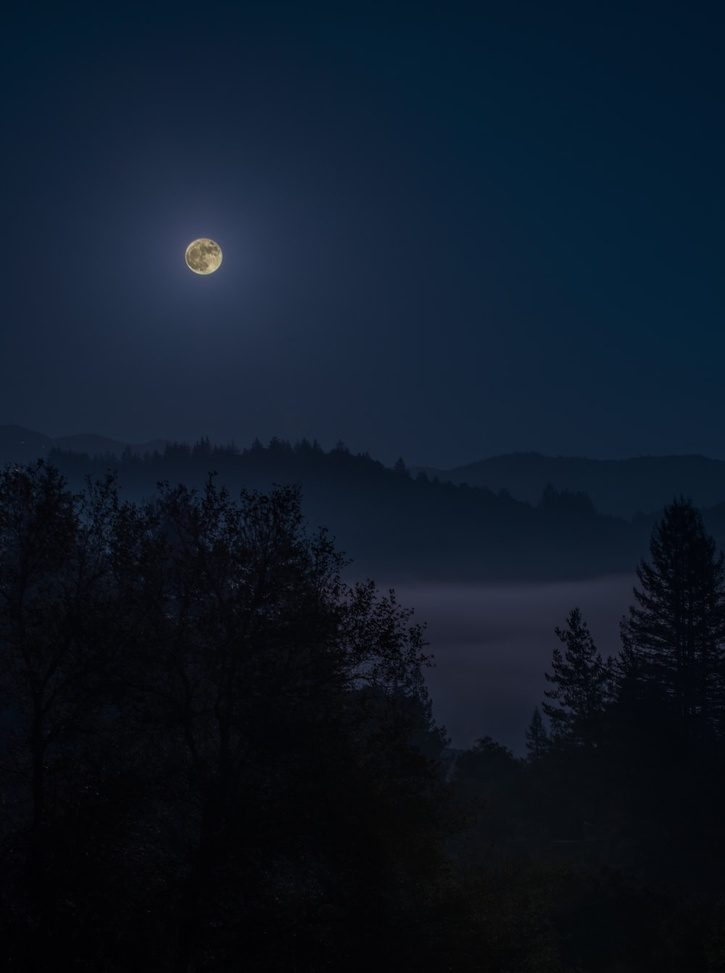
#> input picture photo1.jpeg, 725 x 973 px, shrunk from 1000 x 1342 before the run
$ jupyter execute --allow-errors '05_01_Earth_Dina Lestari.ipynb'
#> lines starting #> are read from the running program, lines starting #| are printed output that depends on the picture
# Assignment Ch. 5 - Computer Vision [Case #1]
Startup Campus, Indonesia - `Artificial Intelligence Track`
* Dataset: -
* Libraries: Scikit-image, OpenCV, Numpy, Matplotlib
* Objective: Digital Image Processing

`PREREQUISITE` All modules (with their suitable versions) are installed properly.
<br>`TASK` Complete the notebook cell's code marked with <b>#TODO</b> comment.
<br>`TARGET PORTFOLIO` Students are able to replicate the image enhancement algorithm commonly (and recently) used in smartphone companies.
<br>`WARNING` Do **NOT CHANGE** any codes within the User-defined Functions (UDFs) section.

### Case Study Description
As of July 2023, both Apple and Samsung lead the smartphone industry worldwide, with a combined 52.61% of the total market share [(ref1)](https://www.oberlo.com/statistics/smartphone-market-share). As the main feature that must be present on today's smartphones, Apple and Samsung are competing to create camera technology so you can capture your best photo even in the low light condition.
- In September 2019, Apple introduced **Deep Fusion** technology (via the iPhone 11 series) to tackle the challenge. Its upgrade, named **Photonic Engine**, was introduced in September 2022 via the new iPhone 14 series [(ref2)](https://www.youtube.com/watch?v=ux6zXguiqxM&t=4784s&ab_channel=Apple).
- In February 2023, Samsung introduced **Adaptive Tetra-squared Pixel Sensor** technology with the Samsung S23 series as a counter-solution to a similar problem, promising excellent bright photo results from dark-toned images [(ref3)](https://www.youtube.com/watch?v=gUM2wYKdxDA&t=742s&ab_channel=Samsung).

At its core, both technologies work by combining several adjacent pixels into a single pixel, using a **Max Pooling** operation. In this case, you are challenged to replicate the concept (brighten dark-toned photos), and then compare the result with another approach, i.e., **Contrast Limited Adaptive Histogram Equation (CLAHE)**.

[KLIK UNTUK TERJEMAHKAN TEKS](https://translate.google.com/?hl=id&ie=UTF-8&sl=en&tl=id&text=As%20of%20July%202023%2C%20both%20Apple%20and%20Samsung%20lead%20the%20smartphone%20industry%20worldwide%2C%20with%20a%20combined%2052.61%25%20of%20the%20total%20market%20share%20(ref1).%20As%20the%20main%20feature%20that%20must%20be%20present%20on%20today%27s%20smartphones%2C%20Apple%20and%20Samsung%20are%20competing%20to%20create%20camera%20technology%20so%20you%20can%20capture%20your%20best%20photo%20even%20in%20the%20low%20light%20condition.%0A%0A-%20In%20September%202019%2C%20Apple%20introduced%20Deep%20Fusion%20technology%20(via%20the%20iPhone%2011%20series)%20to%20tackle%20the%20challenge.%20Its%20upgrade%2C%20named%20Photonic%20Engine%2C%20was%20introduced%20in%20September%202022%20via%20the%20new%20iPhone%2014%20series%20(ref2).%0A%0A-%20In%20February%202023%2C%20Samsung%20introduced%20Adaptive%20Tetra-squared%20Pixel%20Sensor%20technology%20with%20the%20Samsung%20S23%20series%20as%20a%20counter-solution%20to%20a%20similar%20problem%2C%20promising%20excellent%20bright%20photo%20results%20from%20dark-toned%20images%20(ref3).%0A%0AAt%20its%20core%2C%20both%20technologies%20work%20by%20combining%20several%20adjacent%20pixels%20into%20a%20single%20pixel%2C%20using%20a%20Max%20Pooling%20operation.%20In%20this%20case%2C%20you%20are%20challenged%20to%20replicate%20the%20concept%20(brighten%20dark-toned%20photos)%2C%20and%20then%20compare%20the%20result%20with%20another%20approach%2C%20i.e.%2C%20Contrast%20Limited%20Adaptive%20Histogram%20Equation%20(CLAHE).&op=translate)

### Import libraries

[cell 1]
import numpy as np, cv2
from skimage.io import imsave
from skimage.measure import block_reduce
from torch.nn import MaxPool2d
from torch import from_numpy
from matplotlib import pyplot as plt
from matplotlib.image import imread

### User-defined Functions (UDFs)

[cell 2]
def plot(
    imgs : list,
    titles : list = ["ORIGINAL", "EDITED"],
    figsize : tuple = (8, 5),
    cmaps : list = [None, None],
    *args, **kwargs
) -> None:

    if len(imgs) > 3:
        raise ValueError("Max. total image = 3.")

    if len(imgs) != len(titles):
        raise ValueError("'imgs' should be in the same length with 'titles'.")

    my_figure = plt.figure(figsize=figsize)
    # NOTE: figsize=(width/horizontally, height/vertically)

    fig_ids = [121, 122] if len(imgs) == 2 else [131, 132, 133]

    for idx, img, title, c in zip(fig_ids, imgs, titles, cmaps):
        m = my_figure.add_subplot(idx)
        plt.imshow(img, cmap=c)
        plt.axis("off")
        plt.title(title)

    plt.tight_layout()

[cell 3]
def apply_clahe_rgb(img, clipLimit=2, tileGridSize=(10, 10)):
    # LAB color model where L = Lightness, a = green-red, b = blue-yellow
    light, a, b = cv2.split(cv2.cvtColor(img, cv2.COLOR_BGR2LAB)) # convert to LAB color model
    light_clahe = cv2.createCLAHE(clipLimit=clipLimit, tileGridSize=tileGridSize).apply(light) # apply CLAHE for lightness (L) component only
    return cv2.cvtColor(cv2.merge((light_clahe, a, b)), cv2.COLOR_LAB2BGR) # return with reconvert to BGR color model

### Load dataset
Do NOT forget to upload "photo1.jpeg" and "lena.png" to the Google Collab files.

[cell 4]
img = imread("photo1.jpeg")
#> img is the input picture: shape (973, 725, 3); mean R, G, B 14.2, 24.9, 38.9

[cell 5]
lena = cv2.imread("lena.png")

### Warm Up: Image processing (exploration using OpenCV)

* Color image -> Grayscale image

#> (a cell that did not finish here is left out)

* Check their histograms

[cell 7]
from numpy.lib.histograms import histogram
# TODO: Plot the histogram from the original image
color = {'r', 'g', 'b'}
#> (the rest of this cell did not finish here and is left out)

#> (a cell that did not finish here is left out)

### Max Pooling (using Scikit-image)

[cell 9]
BLOCK_SIZE = (4, 4, 1)

[cell 10]
img_edited = block_reduce(img, block_size=BLOCK_SIZE, func=np.max)
plot(imgs=[img, img_edited])
#> in plot, `fig_ids = [121, 122] if len(imgs) == 2 else [131, 132, 133]`: fig_ids = [121, 122]
#> the loop in plot, `for idx, img, title, c in zip(fig_ids, imgs, titles, cmaps):` made 2 passes
#> (idx, title, c) on passes 1 to 2: (121, 'ORIGINAL', None), (122, 'EDITED', None)
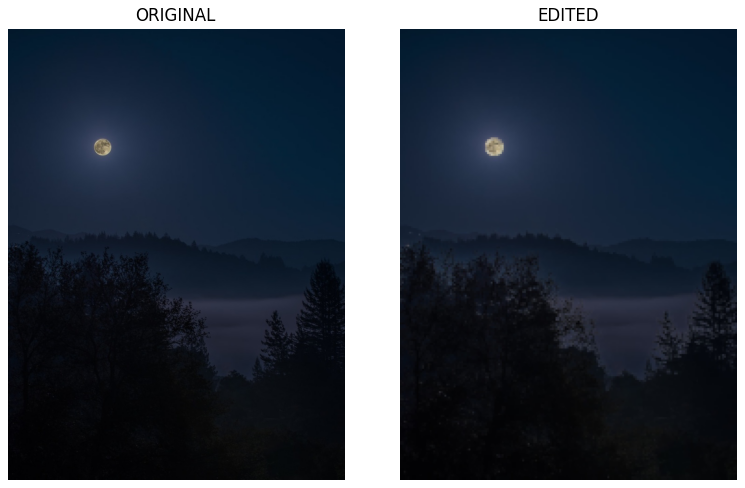
#> figure drawn by matplotlib, 2 panels

### Max Pooling (using PyTorch)

#> (a cell that did not finish here is left out)

[cell 12]
# QUESTIONS
# TODO: What does PyTorch offer in its Max Pooling operation compared to Scikit-image?

[ ANSWER HERE ]
*   Dalam operasi Max Pooling, PyTorch dan scikit-image menawarkan pendekatan
yang sedikit berbeda tergantung pada tujuan penggunaannya. Pada gambar yang digunakan di sini milik Pytorch tidak jauh berbeda dengan yang dihasilkan oleh Scikit-image. Namun pada kasus gambar ini max pooling yang menggunakan Pytorch menghasilkan gambar yang lebih terang dari Scikit-image, tetapi terlihat lebih pecah dan blur.

### Min Pooling and Average Pooling

[cell 13]
img_edited_min = block_reduce(img, block_size=BLOCK_SIZE, func=np.min) # TODO: Recall the block_reduce(), but with func=np.min
plot(imgs=[img, img_edited_min])
#> the loop in plot (call 2), `for idx, img, title, c in zip(fig_ids, imgs, titles, cmaps):` made 2 passes
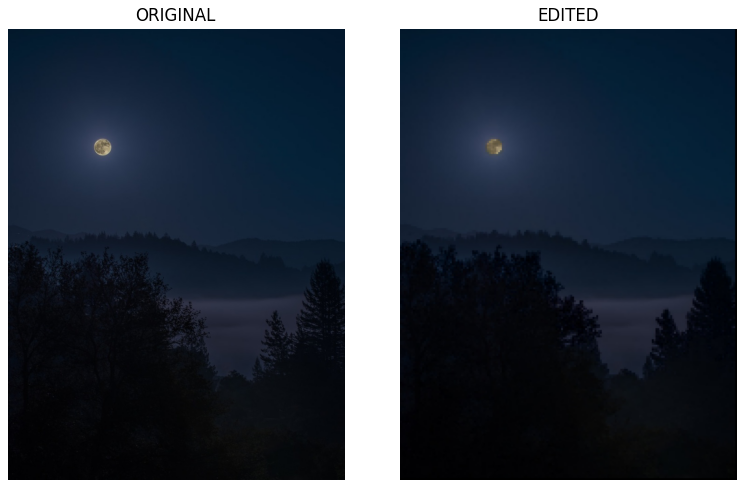
#> figure drawn by matplotlib, 2 panels

[cell 14]
img_edited_avg = block_reduce(img, block_size=BLOCK_SIZE, func=np.mean).astype(int) # TODO: Recall the block_reduce().astype(int), but with func=np.mean
plot(imgs=[img, img_edited_avg])

[cell 15]
# QUESTIONS
# TODO: What is the difference between Min Pooling and Average Pooling operations?
# If you cannot see the difference, try with another image or change the BLOCK_SIZE.

[ ANSWER HERE ]
*   Operasi **Min Pooling** cenderung mempertahankan fitur-fitur yang mencolok dan memperjelas batas-batas yang tajam dalam citra dan digunakan terutama untuk menyoroti fitur penting atau area dengan intensitas rendah dalam citra (dapat dilihat pada gambar hasil Min Pooling bagian yang gelap terlihat makin gelap).

*   Operasi **Average Pooling** Operasi ini cenderung meratakan atau mengurangi kontras dalam citra, yang dapat menyebabkan kehilangan beberapa detail atau fitur yang tajam dan digunakan terutama untuk merampingkan citra dan mengurangi kompleksitas dengan mempertahankan informasi umum (dapat dilihat dari gambar hasil Average Pooling terlihat lebih smooth).

### CLAHE
Now imagine you have a better approach to compete Apple's Photonic Engine and Samsung's Adaptive Tetra-squared Pixel technologies using **Contrast Limited Adaptive Histogram Equalization (CLAHE)**. How's the result?

[cell 16]
img_clahe = apply_clahe_rgb(img) # TODO: Call the function apply_clahe_rgb() and pass the variable image of "photo1.jpeg"
#> in apply_clahe_rgb, `light, a, b = cv2.split(cv2.cvtColor(img, cv2.COLOR_BGR2LAB))`:
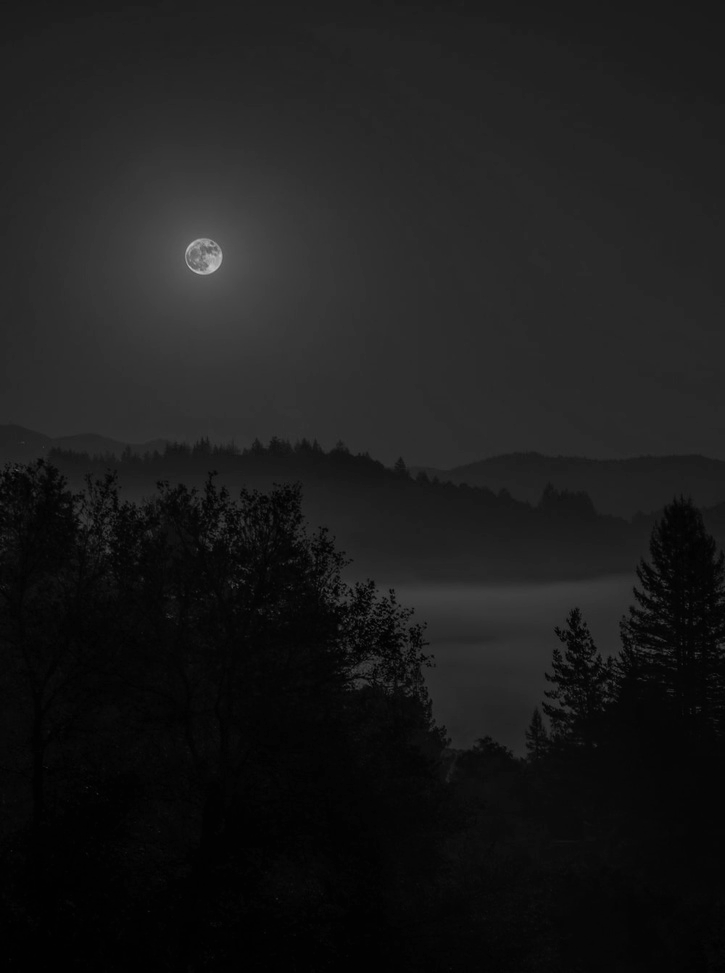
#> light: shape (973, 725); min 0, max 196, mean 27.6
#> in apply_clahe_rgb, `light, a, b = cv2.split(cv2.cvtColor(img, cv2.COLOR_BGR2LAB))`:
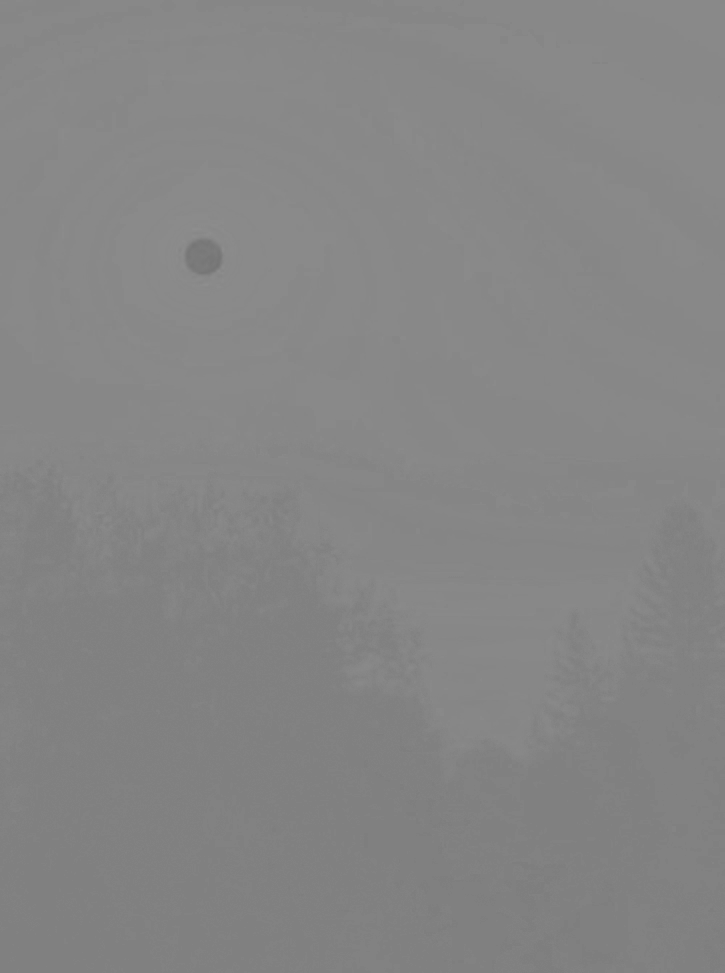
#> a: shape (973, 725); min 116, max 142, mean 133.1
#> in apply_clahe_rgb, `light_clahe = cv2.createCLAHE(clipLimit=clipLimit, tileGridSize=tileGr..`:
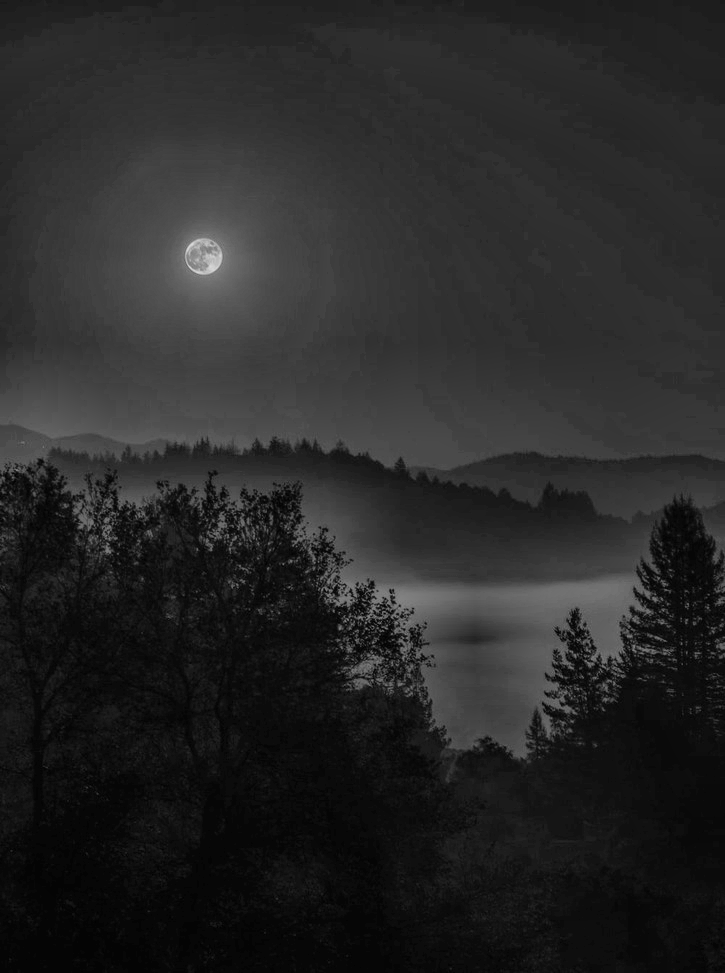
#> light_clahe: shape (973, 725); min 1, max 217, mean 39.6
#> in apply_clahe_rgb, `return cv2.cvtColor(cv2.merge((light_clahe, a, b)), cv2.COLOR_LAB2BGR)`:
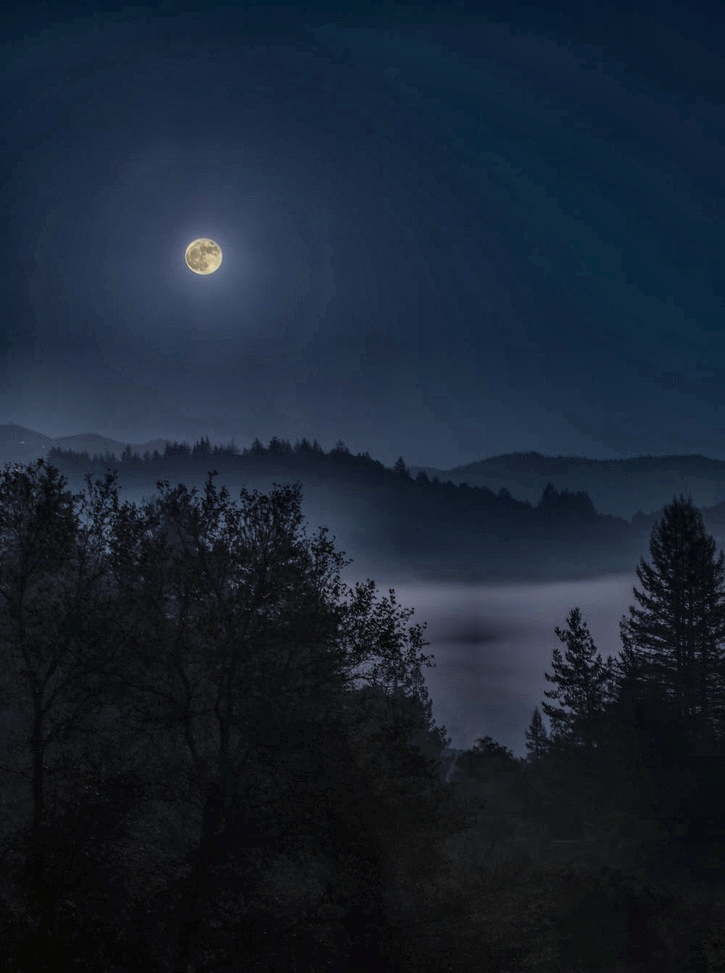
#> returned value: shape (973, 725, 3); mean R, G, B 25.7, 36.1, 50.2
plot(imgs=[img, img_edited, img_clahe], titles=["ORIGINAL", "MAX-POOLING", "CLAHE"], figsize=(12, 5), cmaps=[None]*3)
